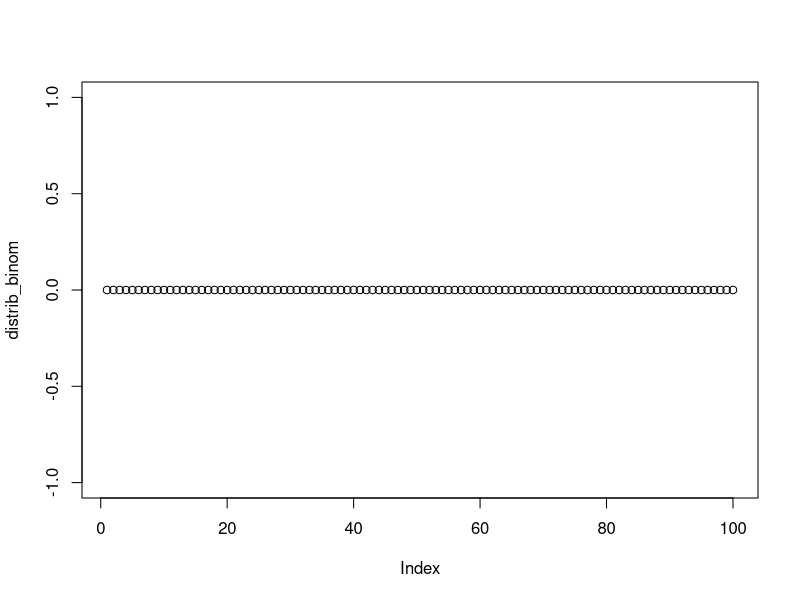
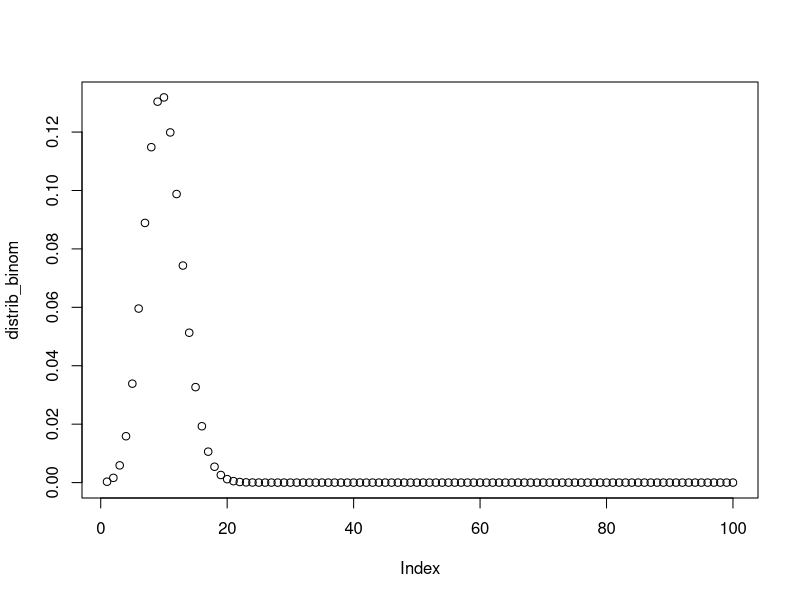
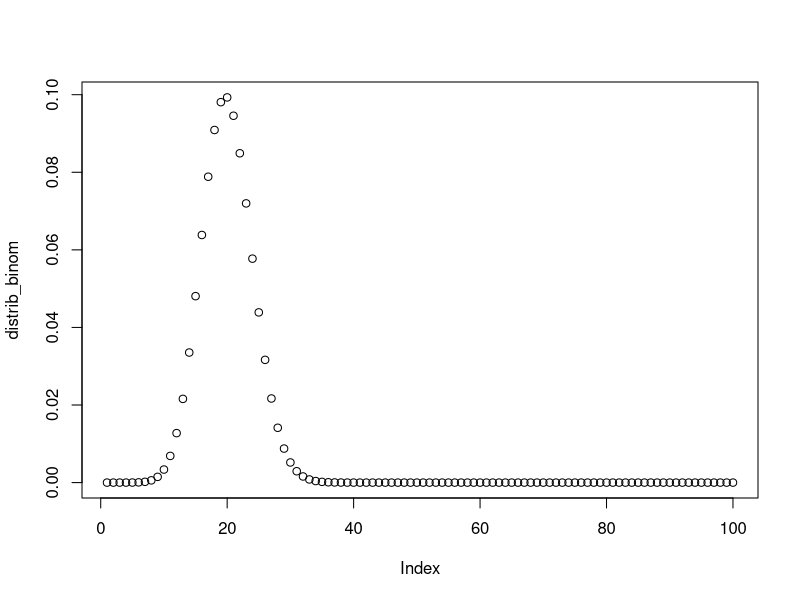
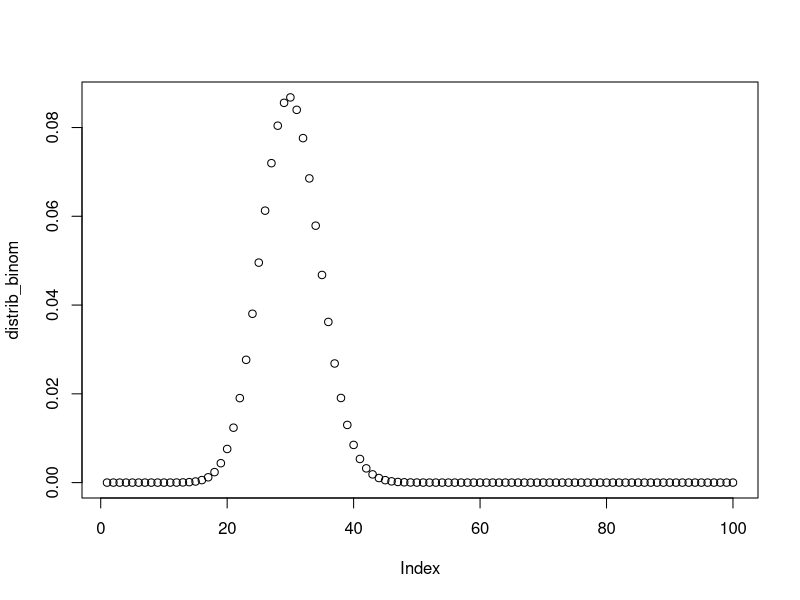
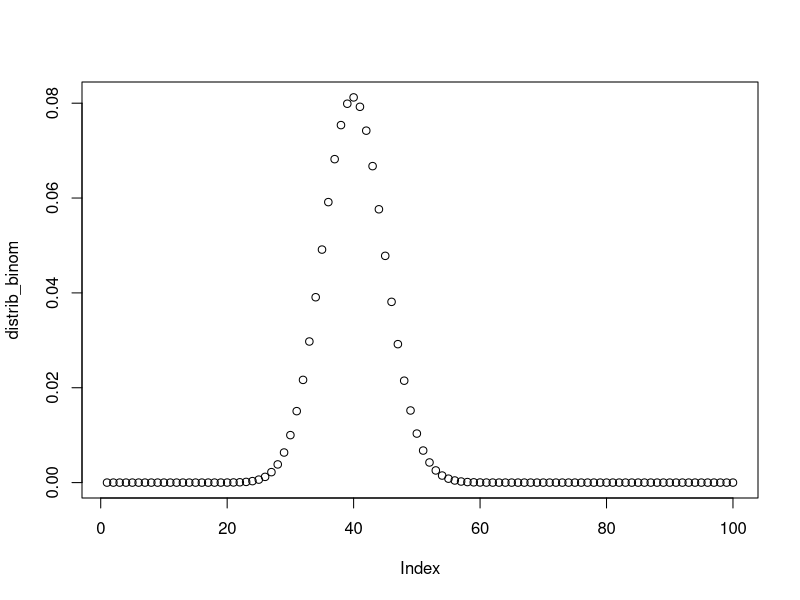
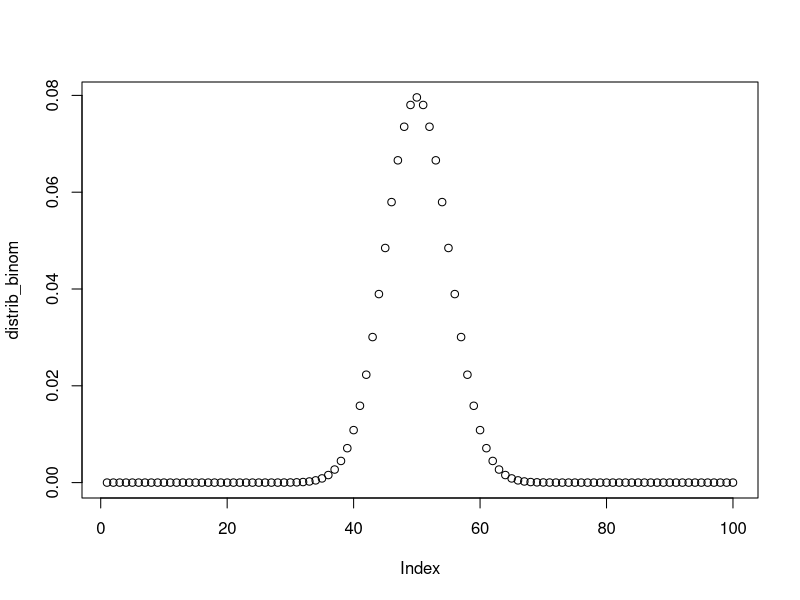
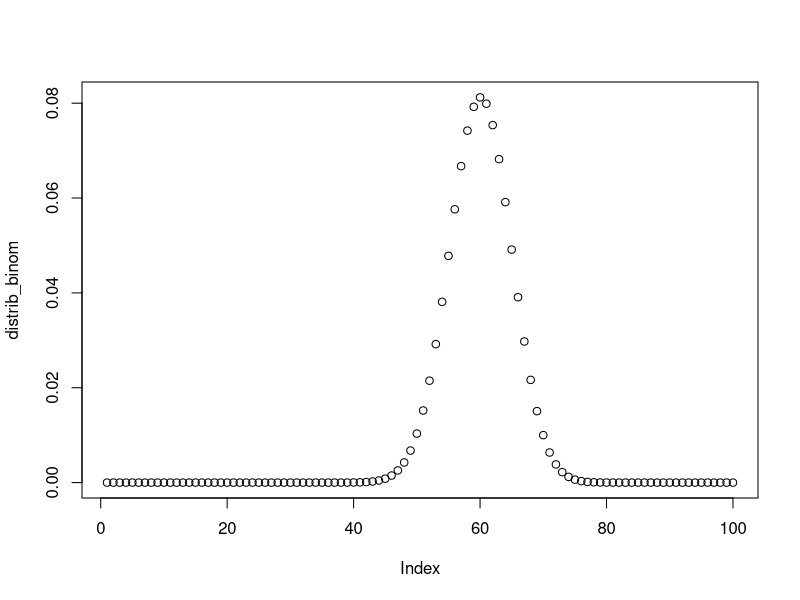
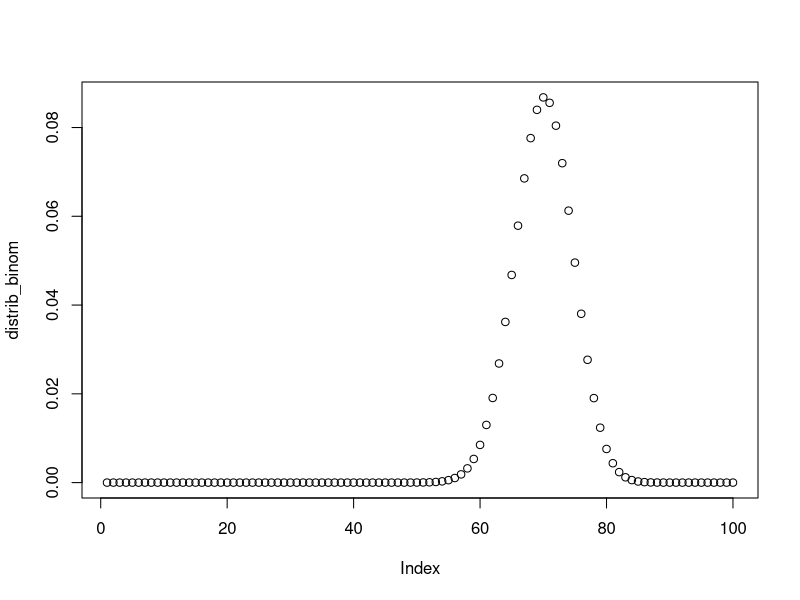

Reproduce these figures in R, in order.
ex2_function = function(n) {
  input = c(1:n)
  
  for (p in seq(0, 1, by=0.1)) {
    distrib_binom = dbinom(input, n, p)
    file_name = paste('/Users/andrluc/Documents/Facultate/Master/SpecialChaptersOfArtificialIntelligence/Lab3/', p, '.png', sep = '')
    png(file = file_name)
    plot(distrib_binom)
    dev.off()
  }
}

ex2_function(100)
